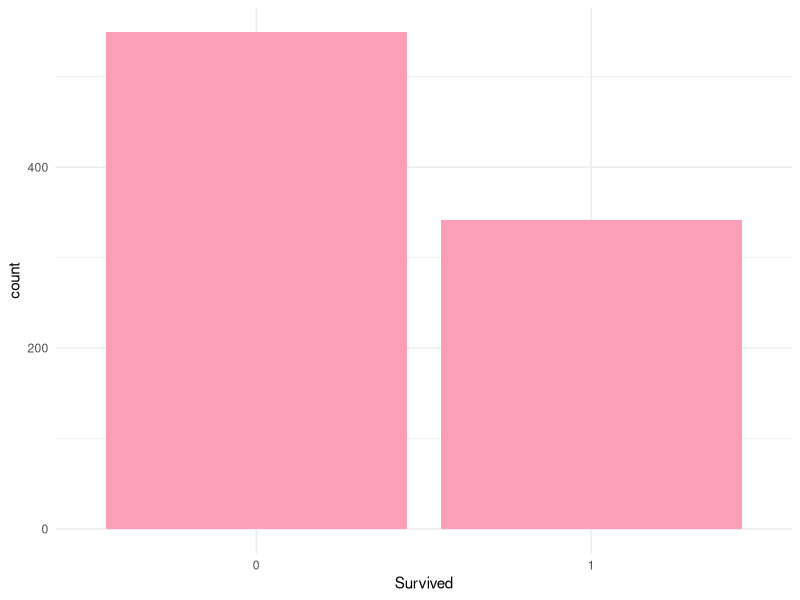
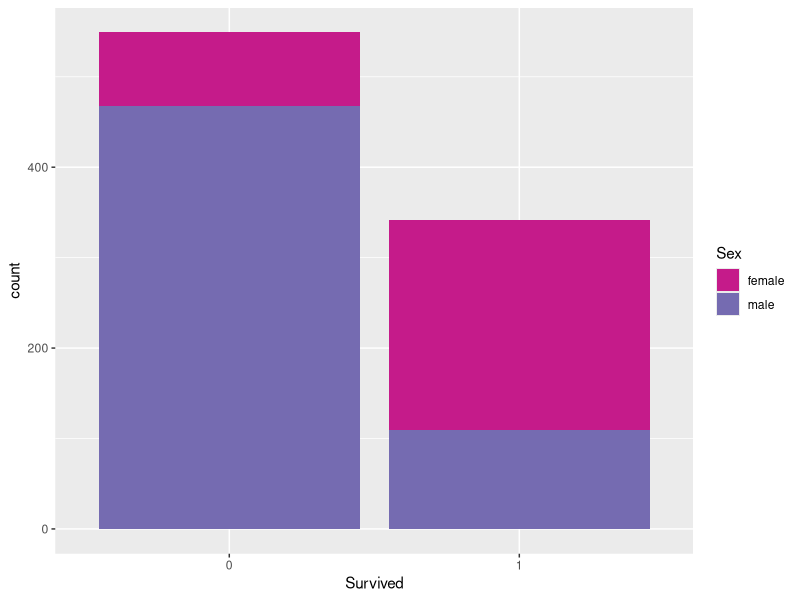
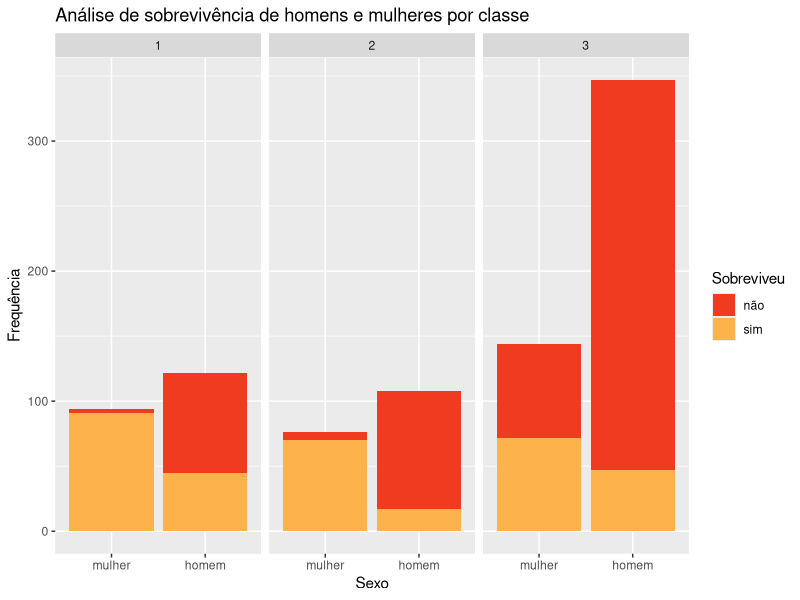

The R script that drew these images, in order:
install.packages("ggplot2")
library(ggplot2)

titanic <- read.table(file = "titanic.txt", sep = ",", header = TRUE)

titanic <- titanic[, -c(1,9:12)]
str(titanic)

titanic$Survived <- as.factor(titanic$Survived)
titanic$Pclass <- as.factor(titanic$Pclass)
titanic$Sex <- as.factor(titanic$Sex)
str(titanic)

summary(titanic)

ggplot(data = titanic, aes(x = Survived))+
  geom_bar(fill = "#fa9fb5")+
  theme_minimal()

ggplot(data = titanic, aes(x = Survived, fill = Sex))+
  geom_bar()+
  scale_fill_manual(values =  c("male" = "#756bb1", "female" = "#c51b8a"))
  theme_minimal()
  
ggplot(data = titanic, aes(x = Sex, fill = Survived))+
  geom_bar()+
  labs(title = "Análise de sobrevivência de homens e mulheres por classe", x = "Sexo", y = "Frequência", fill = "Sobreviveu")+
  scale_fill_manual(values =  c("0" = "#f03b20", "1" = "#feb24c"), labels = c("0" = "não", "1" = "sim"))+
  facet_wrap(~Pclass)+#o ~ em R significa: "em função de"
  scale_x_discrete(labels = c("female" = "mulher", "male" = "homem"))
  theme_minimal()
